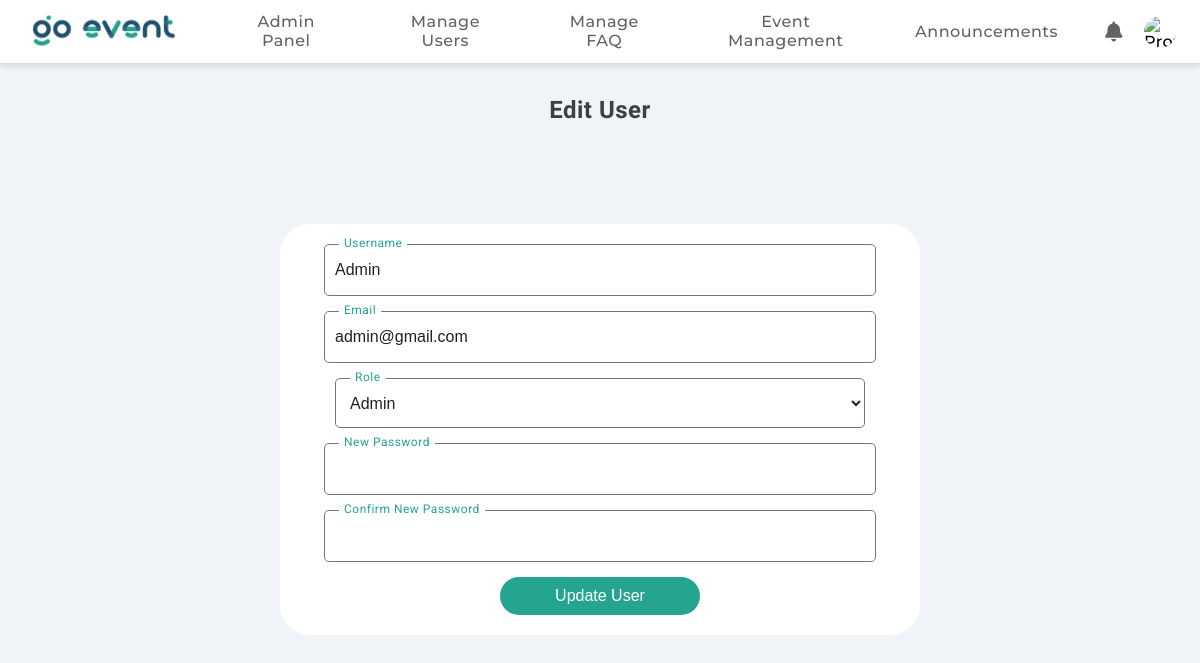
Screenshot of /edit_user.php?user_id=1 (signed in) with the database file from the repository.
### tables this page shows
CREATE TABLE `users` (
  `user_id` int(11) NOT NULL,
  `username` varchar(50) NOT NULL,
  `password` varchar(255) NOT NULL,
  `email` varchar(100) NOT NULL,
  `user_type` enum('regular','organizer','admin') NOT NULL,
  `profile_picture` varchar(255) DEFAULT NULL,
  `created_at` timestamp NOT NULL DEFAULT current_timestamp()
);

### edit_user.php (the view, shortened to what this page needs)
<?php
require 'db.php';
?>
<!DOCTYPE html>
<html lang="en">
<head>
    <link rel="stylesheet" href="css/style.css">
    <link rel="stylesheet" href="https://cdnjs.cloudflare.com/ajax/libs/font-awesome/6.0.0-beta3/css/all.min.css">
</head>
<body class="manage-events-body">
    <header>
        <?php include 'header.php'; ?>
    </header>
    <main class="organizer-event-container">
        <div class="welcome">
            <h1 class="myevents-heading">Edit User</h1>
        </div>
        <section class="organizer-section">
            <form method="POST" action="" class="register-container">
                <div class="input-wrapper">
                    <div class="input-group">
                        <input type="text" id="username" name="username" value="<?php echo htmlspecialchars($user['username']); ?>" required>
                        <label class="input-placeholder" for="username">Username</label>
                    </div>
                </div>
                <div class="input-wrapper">
                    <div class="input-group">
                        <input type="email" id="email" name="email" value="<?php echo htmlspecialchars($user['email']); ?>" required>
                        <label class="input-placeholder" for="email">Email</label>
                    </div>
                </div>
                <div class="input-wrapper">
                    <div class="input-group">
                        <select id="user_type" name="user_type" required>
                            <option value="admin" <?php if ($user['user_type'] == 'admin') echo 'selected'; ?>>Admin</option>
                        </select>
                        <label class="input-placeholder" for="user_type">Role</label>
                    </div>
                </div>
                <div class="input-wrapper">
                    <div class="input-group">
                        <input type="password" id="password" name="password">
                        <label class="input-placeholder" for="password">New Password</label>
                    </div>
                </div>
                <div class="input-wrapper">
                    <div class="input-group">
                        <input type="password" id="confirm_password" name="confirm_password">
                        <label class="input-placeholder" for="confirm_password">Confirm New Password</label>
                    </div>
                </div>
                <button type="submit" class="create-account-btn">Update User</button>
            </form>
        </section>
    </main>
</body>
</html>

### css/style.css (style rules this page uses)
:root { --primary-color: #25a58f; --primary-color-dark: #1f896f; --input-border-color: #747775; --secondary-color: #1d536e; --background-color: #f0f4f9; --primary-font-color: #5f6368; --primary-font-color-hover: #202124; --heading-color: #3c4043; }
body, html { font-family: 'Roboto', sans-serif; text-align: center; margin: 0; padding: 0; height: 100%; width: 100%; display: flex; flex-direction: column; align-items: center; background-color: var(--background-color); letter-spacing: .5px !important; }
.input-wrapper { display: flex; justify-content: center; width: 100%; }
.input-group { align-items: center; position: relative; display: flex; flex-wrap: wrap; justify-content: center; }
.input-group input[type="email"], .input-group input[type="password"], .input-group input[type="text"], .input-group input[type="datetime-local"], .input-group input[type="number"], .input-group select, .input-group input[type="file"] { padding: 10px; width: 100%; max-width: 530px; height: 30px; border: 1px solid var(--input-border-color); color: var(--primary-font-color-hover); border-radius: 5px; font-size: 16px; transition: border-color 0.3s ease; background-color: transparent; }
.input-group select, .input-group input[type="file"] { height: 50px; width: 530px; }
.input-group .input-placeholder { border-radius: 5px; background-color: transparent; position: absolute; top: 50%; left: 15px; transform: translateY(-50%); font-size: 16px; color: var(--input-border-color); pointer-events: none; transition: top 0.3s, font-size 0.3s, color 0.3s; }
.input-group input:focus~.input-placeholder, .input-group input:valid~.input-placeholder, .input-group select:focus~.input-placeholder, .input-group select:valid~.input-placeholder { top: -2%; font-size: 12px; color: var(--primary-color); background-color: var(--background-color); padding: 0 5px; }
@media (min-width: 768px) { .input-group input[type="email"], .input-group input[type="password"], .input-group input[type="text"], .input-group button { width: auto; margin-top: 0; } }
@media (min-width: 1024px) { .input-group input[type="email"], .input-group input[type="password"], .input-group input[type="text"], .input-group input[type="datetime-local"], .input-group input[type="number"], .input-group select, .input-group input[type="file"] { width: 530px; } }
.input-group { margin-bottom: 15px; }
.input-group label { display: block; margin-bottom: 5px; color: var(--secondary-color); }
.input-group input { width: 100%; padding: 10px; border: 1px solid var(--input-border-color); border-radius: 4px; font-size: 16px; }
button { width: 100%; padding: 10px; background-color: var(--primary-color); color: #fff; border: none; border-radius: 4px; font-size: 16px; cursor: pointer; }
.register-container { display: flex; flex-direction: column; align-items: center; justify-content: center; width: 600px; margin: 100px auto; padding: 20px; background-color: #fff; border-radius: 30px; text-align: left; }
.input-group input, .input-group textarea { width: 100%; padding: 10px; border: 1px solid var(--input-border-color); border-radius: 4px; font-size: 16px; }
.input-group label { display: block; margin-bottom: 5px; }
button { padding: 10px 20px; background-color: var(--primary-color); color: #fff; border: none; border-radius: 4px; cursor: pointer; }
.create-account-btn { background-color: var(--primary-color); color: white; border: none; padding: 10px 20px; border-radius: 250px; font-size: 16px; cursor: pointer; transition: background-color 0.3s; min-width: 200px; width: 120px }
.register-container .input-wrapper .input-group .input-placeholder { background-color: #fff !important; }
.myevents-heading { font-family: "Google Sans", Roboto, Arial, sans-serif; color: var(--heading-color); font-size: 1.5rem; }
.input-wrapper { flex: 1; }
.welcome { text-align: center; margin-bottom: 20px; }
.manage-events-body { margin-top: 80px; }

### rows the page displays
users: username "Admin", email "admin@gmail.com", user_type "Admin"
